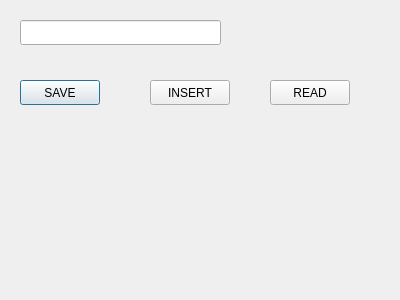
<?xml version="1.0" encoding="UTF-8"?>
<ui version="4.0">
 <class>Database</class>
 <widget class="QDialog" name="Database">
  <property name="geometry">
   <rect>
    <x>0</x>
    <y>0</y>
    <width>400</width>
    <height>300</height>
   </rect>
  </property>
  <property name="windowTitle">
   <string>Dialog</string>
  </property>
  <widget class="QLineEdit" name="lineEdit_savename">
   <property name="geometry">
    <rect>
     <x>20</x>
     <y>20</y>
     <width>201</width>
     <height>25</height>
    </rect>
   </property>
  </widget>
  <widget class="QPushButton" name="pushButton_save">
   <property name="geometry">
    <rect>
     <x>20</x>
     <y>80</y>
     <width>80</width>
     <height>25</height>
    </rect>
   </property>
   <property name="text">
    <string>SAVE</string>
   </property>
  </widget>
  <widget class="QPushButton" name="pushButton">
   <property name="geometry">
    <rect>
     <x>150</x>
     <y>80</y>
     <width>80</width>
     <height>25</height>
    </rect>
   </property>
   <property name="text">
    <string>INSERT</string>
   </property>
  </widget>
  <widget class="QPushButton" name="pushButton_read">
   <property name="geometry">
    <rect>
     <x>270</x>
     <y>80</y>
     <width>80</width>
     <height>25</height>
    </rect>
   </property>
   <property name="text">
    <string>READ</string>
   </property>
  </widget>
 </widget>
 <resources/>
 <connections/>
</ui>
